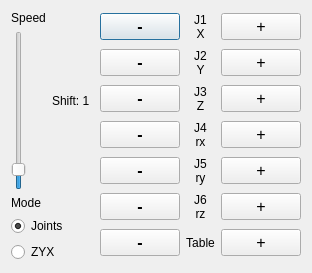
<?xml version="1.0" encoding="UTF-8"?>
<ui version="4.0">
 <class>MoveRobot</class>
 <widget class="QDialog" name="MoveRobot">
  <property name="geometry">
   <rect>
    <x>0</x>
    <y>0</y>
    <width>312</width>
    <height>273</height>
   </rect>
  </property>
  <property name="windowTitle">
   <string>Move robot dialog</string>
  </property>
  <layout class="QGridLayout" name="gridLayout">
   <item row="1" column="0">
    <layout class="QVBoxLayout" name="verticalLayout_3">
     <item>
      <widget class="QLabel" name="label_mode">
       <property name="text">
        <string>Mode</string>
       </property>
      </widget>
     </item>
     <item>
      <widget class="QRadioButton" name="radioButtonJoints">
       <property name="text">
        <string>Joints</string>
       </property>
       <property name="checked">
        <bool>true</bool>
       </property>
      </widget>
     </item>
     <item>
      <widget class="QRadioButton" name="radioButtonXYZ">
       <property name="text">
        <string>ZYX</string>
       </property>
      </widget>
     </item>
    </layout>
   </item>
   <item row="0" column="1" rowspan="2">
    <layout class="QVBoxLayout" name="verticalLayout">
     <item>
      <layout class="QHBoxLayout" name="horizontalLayout">
       <item>
        <widget class="QPushButton" name="pushButton_J1_min">
         <property name="font">
          <font>
           <pointsize>12</pointsize>
           <weight>75</weight>
           <bold>true</bold>
          </font>
         </property>
         <property name="text">
          <string>-</string>
         </property>
         <property name="autoRepeat">
          <bool>false</bool>
         </property>
        </widget>
       </item>
       <item>
        <widget class="QLabel" name="joint_1">
         <property name="text">
          <string>J1
X</string>
         </property>
         <property name="alignment">
          <set>Qt::AlignCenter</set>
         </property>
        </widget>
       </item>
       <item>
        <widget class="QPushButton" name="pushButton_J1_plus">
         <property name="font">
          <font>
           <pointsize>12</pointsize>
          </font>
         </property>
         <property name="text">
          <string>+</string>
         </property>
         <property name="autoRepeat">
          <bool>false</bool>
         </property>
        </widget>
       </item>
      </layout>
     </item>
     <item>
      <layout class="QHBoxLayout" name="horizontalLayout_2">
       <item>
        <widget class="QPushButton" name="pushButton_J2_min">
         <property name="font">
          <font>
           <pointsize>12</pointsize>
           <weight>75</weight>
           <bold>true</bold>
          </font>
         </property>
         <property name="text">
          <string>-</string>
         </property>
         <property name="autoRepeat">
          <bool>false</bool>
         </property>
        </widget>
       </item>
       <item>
        <widget class="QLabel" name="joint_2">
         <property name="text">
          <string>J2
Y</string>
         </property>
         <property name="alignment">
          <set>Qt::AlignCenter</set>
         </property>
        </widget>
       </item>
       <item>
        <widget class="QPushButton" name="pushButton_J2_plus">
         <property name="font">
          <font>
           <pointsize>12</pointsize>
          </font>
         </property>
         <property name="text">
          <string>+</string>
         </property>
         <property name="autoRepeat">
          <bool>false</bool>
         </property>
        </widget>
       </item>
      </layout>
     </item>
     <item>
      <layout class="QHBoxLayout" name="horizontalLayout_3">
       <item>
        <widget class="QPushButton" name="pushButton_J3_min">
         <property name="font">
          <font>
           <pointsize>12</pointsize>
           <weight>75</weight>
           <bold>true</bold>
          </font>
         </property>
         <property name="text">
          <string>-</string>
         </property>
         <property name="autoRepeat">
          <bool>false</bool>
         </property>
        </widget>
       </item>
       <item>
        <widget class="QLabel" name="joint_3">
         <property name="text">
          <string>J3
Z</string>
         </property>
         <property name="alignment">
          <set>Qt::AlignCenter</set>
         </property>
        </widget>
       </item>
       <item>
        <widget class="QPushButton" name="pushButton_J3_plus">
         <property name="font">
          <font>
           <pointsize>12</pointsize>
          </font>
         </property>
         <property name="text">
          <string>+</string>
         </property>
         <property name="autoRepeat">
          <bool>false</bool>
         </property>
        </widget>
       </item>
      </layout>
     </item>
     <item>
      <layout class="QHBoxLayout" name="horizontalLayout_4">
       <item>
        <widget class="QPushButton" name="pushButton_J4_min">
         <property name="font">
          <font>
           <pointsize>12</pointsize>
           <weight>75</weight>
           <bold>true</bold>
          </font>
         </property>
         <property name="text">
          <string>-</string>
         </property>
         <property name="autoRepeat">
          <bool>false</bool>
         </property>
        </widget>
       </item>
       <item>
        <widget class="QLabel" name="joint_4">
         <property name="text">
          <string>J4
rx</string>
         </property>
         <property name="alignment">
          <set>Qt::AlignCenter</set>
         </property>
        </widget>
       </item>
       <item>
        <widget class="QPushButton" name="pushButton_J4_plus">
         <property name="font">
          <font>
           <pointsize>12</pointsize>
          </font>
         </property>
         <property name="text">
          <string>+</string>
         </property>
         <property name="autoRepeat">
          <bool>false</bool>
         </property>
        </widget>
       </item>
      </layout>
     </item>
     <item>
      <layout class="QHBoxLayout" name="horizontalLayout_5">
       <item>
        <widget class="QPushButton" name="pushButton_J5_min">
         <property name="font">
          <font>
           <pointsize>12</pointsize>
           <weight>75</weight>
           <bold>true</bold>
          </font>
         </property>
         <property name="text">
          <string>-</string>
         </property>
         <property name="autoRepeat">
          <bool>false</bool>
         </property>
        </widget>
       </item>
       <item>
        <widget class="QLabel" name="joint_5">
         <property name="text">
          <string>J5
ry</string>
         </property>
         <property name="alignment">
          <set>Qt::AlignCenter</set>
         </property>
        </widget>
       </item>
       <item>
        <widget class="QPushButton" name="pushButton_J5_plus">
         <property name="font">
          <font>
           <pointsize>12</pointsize>
          </font>
         </property>
         <property name="text">
          <string>+</string>
         </property>
         <property name="autoRepeat">
          <bool>false</bool>
         </property>
        </widget>
       </item>
      </layout>
     </item>
     <item>
      <layout class="QHBoxLayout" name="horizontalLayout_6">
       <item>
        <widget class="QPushButton" name="pushButton_J6_min">
         <property name="font">
          <font>
           <pointsize>12</pointsize>
           <weight>75</weight>
           <bold>true</bold>
          </font>
         </property>
         <property name="text">
          <string>-</string>
         </property>
         <property name="autoRepeat">
          <bool>false</bool>
         </property>
        </widget>
       </item>
       <item>
        <widget class="QLabel" name="joint_6">
         <property name="text">
          <string>J6
rz</string>
         </property>
         <property name="alignment">
          <set>Qt::AlignCenter</set>
         </property>
        </widget>
       </item>
       <item>
        <widget class="QPushButton" name="pushButton_J6_plus">
         <property name="font">
          <font>
           <pointsize>12</pointsize>
          </font>
         </property>
         <property name="text">
          <string>+</string>
         </property>
         <property name="autoRepeat">
          <bool>false</bool>
         </property>
        </widget>
       </item>
      </layout>
     </item>
     <item>
      <layout class="QHBoxLayout" name="horizontalLayout_7">
       <item>
        <widget class="QPushButton" name="pushButton_J7_min">
         <property name="font">
          <font>
           <pointsize>12</pointsize>
           <weight>75</weight>
           <bold>true</bold>
          </font>
         </property>
         <property name="text">
          <string>-</string>
         </property>
         <property name="autoRepeat">
          <bool>false</bool>
         </property>
        </widget>
       </item>
       <item>
        <widget class="QLabel" name="joint_7">
         <property name="text">
          <string>Table</string>
         </property>
         <property name="alignment">
          <set>Qt::AlignCenter</set>
         </property>
        </widget>
       </item>
       <item>
        <widget class="QPushButton" name="pushButton_J7_plus">
         <property name="font">
          <font>
           <pointsize>12</pointsize>
          </font>
         </property>
         <property name="text">
          <string>+</string>
         </property>
         <property name="autoRepeat">
          <bool>false</bool>
         </property>
        </widget>
       </item>
      </layout>
     </item>
    </layout>
   </item>
   <item row="0" column="0">
    <layout class="QHBoxLayout" name="horizontalLayout_8">
     <item>
      <layout class="QVBoxLayout" name="verticalLayout_2">
       <item>
        <widget class="QLabel" name="label">
         <property name="text">
          <string>Speed</string>
         </property>
         <property name="alignment">
          <set>Qt::AlignCenter</set>
         </property>
        </widget>
       </item>
       <item>
        <widget class="QSlider" name="verticalSlider">
         <property name="minimum">
          <number>1</number>
         </property>
         <property name="maximum">
          <number>100</number>
         </property>
         <property name="value">
          <number>10</number>
         </property>
         <property name="orientation">
          <enum>Qt::Vertical</enum>
         </property>
        </widget>
       </item>
      </layout>
     </item>
     <item>
      <widget class="QLabel" name="label_shift">
       <property name="text">
        <string>Shift: 1</string>
       </property>
      </widget>
     </item>
    </layout>
   </item>
  </layout>
 </widget>
 <resources/>
 <connections/>
</ui>
